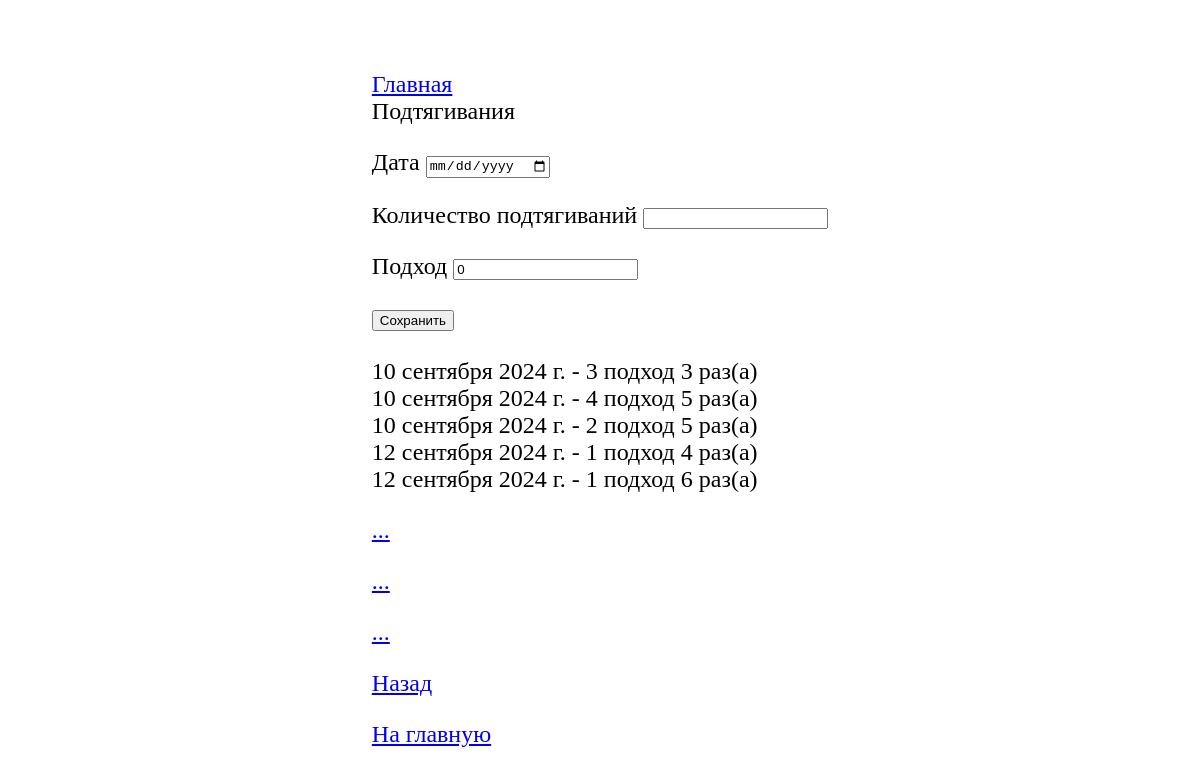
Screenshot of /summary-of-the-day/pull-ups/ with the database file from the repository.
### summary_of_the_day/models.py (models this page shows)
class PullUpsModel(models.Model):
    data = models.DateField(verbose_name="Дата")
    count = models.IntegerField(
        verbose_name="Количество подтягиваний",
        blank=False,
        null=False,
    )
    number_of_approaches = models.IntegerField(
        default=0,
        verbose_name="Подход"
    )

### summary_of_the_day/views.py (the view)
# urls.py: path('pull-ups/', pullups, name='summary_of_the_day_pullups'),
def pullups(request):
    title = "Подтягивания"
    if request.method == "POST":
        form = AddPullUpsForm(request.POST)
        if form.is_valid():
            form.save()
    else:
        form = AddPullUpsForm()
    content = {
        'title': title,
        'form': form,
        'log': PullUpsModel.objects.all()[:10],
    }
    return render(request, 'summary_of_the_day/pull-ups.html', content)

### summary_of_the_day/forms.py
class AddPullUpsForm(forms.ModelForm):
    class Meta:
        model = PullUpsModel
        fields = [
            'data',
            'count',
            'number_of_approaches'
        ]
        widgets = {
            'data': forms.DateInput(
                               format='%Y-%m-%d',
                               attrs={'class': 'form-control',
                                      'placeholder': 'Select a date',
                                      'type': 'date'
                                      }),
        }

### templates/summary_of_the_day/pull-ups.html (shortened to what this page needs)
{% extends 'base.html' %}
{% block content %}
    {{ title }}
    <form action="" method="post">
        {% for f in form %}
            <p>
                <label class="form-label" for="{{ f.id_for_label }}">
                    {{ f.label }}
                </label>
                {{ f }}
            </p>
        {% endfor %}
        <button type="submit">Сохранить</button>
    </form>
    {% for l in log %}
        <br>{{ l.data }} - {{ l.number_of_approaches }} подход {{ l.count }} раз(а)
    {% endfor %}
    <p><a href="#">...</a></p>
    <p><a href="#">...</a></p>
    <p><a href="#">...</a></p>
    <p><a href="{% url 'summary_of_the_day:summary_of_the_day_index' %}">Назад</a></p>
    <p><a href="#">На главную</a></p>
{% endblock %}

### templates/base.html (style rules this page uses)
html { height: 100vh; }
body { min-height: 100%; }
.parent { display: flex; }

### rows the page displays
PullUpsModel: data "10 сентября 2024 г.", number_of_approaches "3", count "3"
PullUpsModel: data "10 сентября 2024 г.", number_of_approaches "4", count "5"
PullUpsModel: data "10 сентября 2024 г.", number_of_approaches "2", count "5"
PullUpsModel: data "12 сентября 2024 г.", number_of_approaches "1", count "4"
PullUpsModel: data "12 сентября 2024 г.", number_of_approaches "1", count "6"

### other values shown
{{ title }} "Подтягивания"
{{ f.label }} "Дата" "Количество подтягиваний" "Подход"
